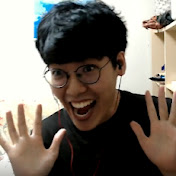
#> input picture ch3/Ggol.jpg, 176 x 176 px
$ python gamma.py
#> lines starting #> are read from the running program, lines starting #| are printed output that depends on the picture
import cv2 as cv
import numpy as np

img = cv.imread('Ggol.jpg')
#> img is the input picture: shape (176, 176, 3); mean B, G, R 102.6, 111.7, 119.9

def gamma(img, gamma):
#> called with gamma = 0.3
    gamma_img = img / 255.0
    gamma_img = np.uint8(255 * (gamma_img**gamma))
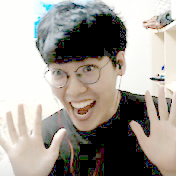
#> gamma_img: shape (176, 176, 3); mean B, G, R 150.4, 157.3, 162.6
    return gamma_img

cv.imshow('gamma', np.hstack((img, gamma(img, 0.3), gamma(img, 0.5), gamma(img, 1.0), gamma(img, 2.0))))
#> call 2 of gamma, with gamma = 0.5
#> in gamma (call 2), `gamma_img = np.uint8(255 * (gamma_img**gamma))`:
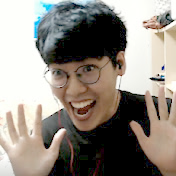
#> gamma_img: shape (176, 176, 3); mean B, G, R 130.5, 138.6, 145.5
#> call 4 of gamma, with gamma = 2
#> in gamma (call 4), `gamma_img = np.uint8(255 * (gamma_img**gamma))`:
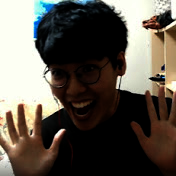
#> gamma_img: shape (176, 176, 3); mean B, G, R 78.5, 88.1, 94.9
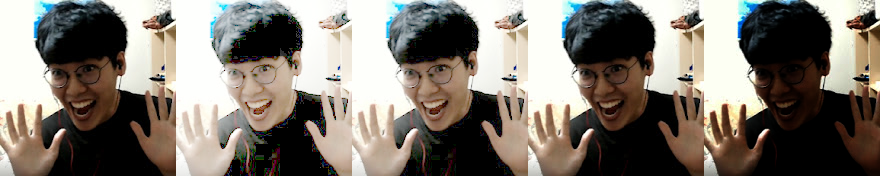
#> window 'gamma': shape (176, 880, 3); mean B, G, R 112.9, 121.5, 128.6

cv.waitKey()
cv.destroyAllWindows()
